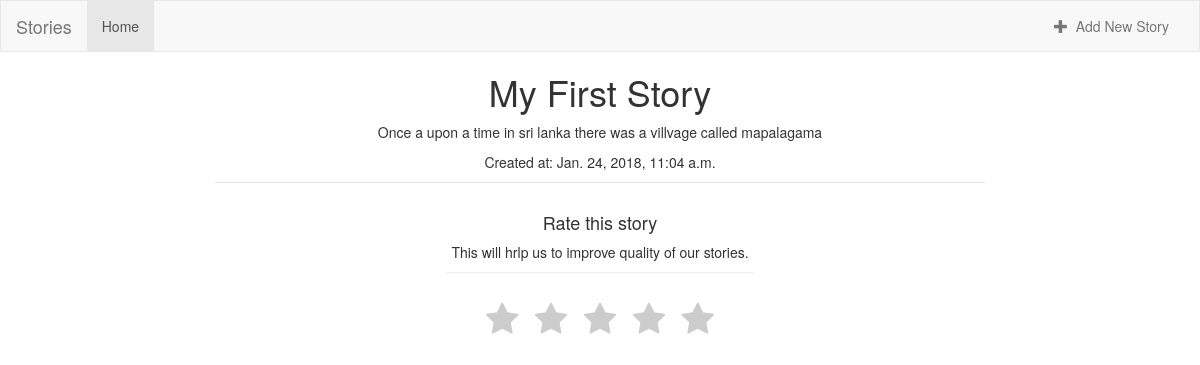
/stories/1, run on the app's committed database.
### stories/models.py (models this page shows, shortened)
class Story(models.Model):
    story_id = models.AutoField(primary_key=True)
    story_title = models.CharField(max_length=500)
    story_content = models.TextField()
    story_created = models.DateTimeField(default=datetime.now, blank=True)

### stories/views.py (the view)
# urls.py: path('<int:pk>', views.DetailView.as_view(), name='detail'),
class DetailView(generic.DetailView):
    model = Story
    template_name = 'stories/detail_form.html'

### stories/templates/stories/detail_form.html (shortened to what this page needs)
{% extends 'stories/base.html' %}
{% block body %}
<h1>{{ story.story_title}}</h1>
<div class="col-md-8 col-md-offset-2">
  <div class="upper-content">
      <P>{{ story.story_content}}</P>
      <p>Created at: {{story.story_created}}</p>
  </div>
<header class='header text-center'>
    <h4>Rate this story</h4>
  <p>This will hrlp us to improve quality of our stories.</p>
</header>
<section class='rating-widget'>
  <div class='rating-stars text-center'>
    <ul id='stars'>
      <li class='star' title='Poor' data-value='1'>
        <i class='fa fa-star fa-fw'></i>
      </li>
      <li class='star' title='Fair' data-value='2'>
        <i class='fa fa-star fa-fw'></i>
      </li>
      <li class='star' title='Good' data-value='3'>
        <i class='fa fa-star fa-fw'></i>
      </li>
      <li class='star' title='Excellent' data-value='4'>
        <i class='fa fa-star fa-fw'></i>
      </li>
      <li class='star' title='WOW!!!' data-value='5'>
        <i class='fa fa-star fa-fw'></i>
      </li>
    </ul>
  </div>
</section>
</div>
{% endblock %}

### stories/static/stories/css/style.css (style rules this page uses)
body { background-color: #ffffff; }
h1 { text-align: center; }
.upper-content { text-align: center; border-bottom: 1px solid #e7e7e7; }
.header { padding:20px 0; position:relative; margin-bottom:10px; }
.header:after { content:""; display:block; height:1px; background:#eee; position:absolute; left:30%; right:30%; }
.header p { font-size:14px; }
.rating-stars ul { list-style-type:none; padding:0; -moz-user-select:none; -webkit-user-select:none; }
.rating-stars ul > li.star { display:inline-block; }
.rating-stars ul > li.star > i.fa { font-size:2.5em; color:#ccc; }

### data on the page
Story: story_title "My First Story", story_content "Once a upon a time in sri lanka there was a villvage called mapalagama", story_created "Jan. 24, 2018, 11:04 a.m."
